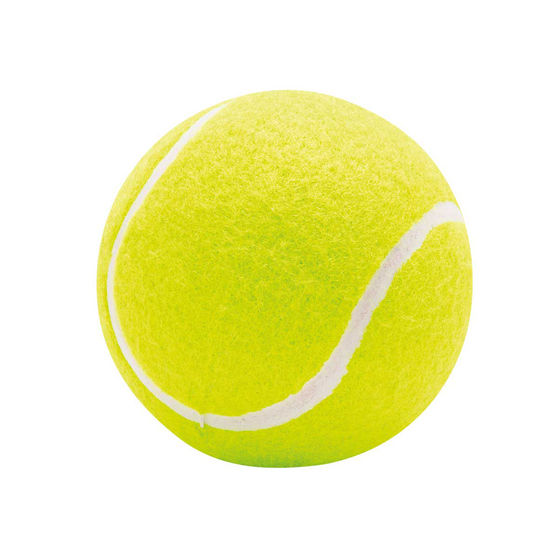
#> input picture opencv_codes/Images/tennis03.jpg, 558 x 558 px
$ python ball_detection.py
#> lines starting #> are read from the running program, lines starting #| are printed output that depends on the picture; after the words box and inside, x2 and y2 are one past the last pixel; in counts of white or black regions, pixels touching at a corner belong together; long printed decimals are rounded
#!/usr/bin/env python

import numpy as np
import cv2

def read_rgb_image(image_name, show):
    rgb_image = cv2.imread(image_name)
    if show:
        cv2.imshow("RGB Image", rgb_image)
    return rgb_image

def filter_color(rgb_image, lower_bound_color, upper_bound_color):
    #converting image to HSV format
    hsv = cv2.cvtColor(rgb_image, cv2.COLOR_BGR2HSV)
    cv2.imshow("HSV Image", hsv)

    #defining a mask using lower and upper bounds
    mask  = cv2.inRange(hsv, lower_bound_color, upper_bound_color)

    return mask

def getContours(binary_image):
    contours, hierarchy = cv2.findContours(binary_image.copy(), cv2.RETR_EXTERNAL, cv2.CHAIN_APPROX_SIMPLE)

    return contours

def draw_ball_contour(binary_image, rgb_image, contours):
    black_image = np.zeros([binary_image.shape[0], binary_image.shape[1], 3], 'uint8')

    for c in contours:
        area = cv2.contourArea(c)
        perimeter = cv2.arcLength(c, True)
        ((x, y), radius) = cv2.minEnclosingCircle(c)
        if(area>100):
            cv2.drawContours(rgb_image, [c], -1, (150, 250, 150), 1)
            cv2.drawContours(black_image, [c], -1, (150, 250, 150), 1)
            cx, cy = get_contour_center(c)
            cv2.circle(rgb_image, (cx, cy), (int)(radius), (0, 0, 255), 1)
            cv2.circle(black_image, (cx, cy), (int)(radius), (0, 0, 255), 1)
            print("Area: {}, Perimeter: {}".format(area, perimeter))
    print("Number of contours: {}".format(len(contours)))
    cv2.imshow("RGB Image contours", rgb_image)
    cv2.imshow("Black Image contours", black_image)

def get_contour_center(contour):
    M = cv2.moments(contour)
    cx = -1
    cy = -1
    if (M['m00']!=0):
        cx = int(M['m10']/M['m00'])
        cy = int(M['m01']/M['m00'])
    return cx, cy

def main():
    image_name = "Images/tennis03.jpg"

    #upper and lower bounds of yellow color
    yellowLower = (30, 50, 100)
    yellowUpper = (50, 355, 255)

    rgb_image = read_rgb_image(image_name, True)
#> in read_rgb_image, rgb_image is the input picture: shape (558, 558, 3); mean B, G, R 182.8, 242.4, 241.8
    binary_image_mask = filter_color(rgb_image, yellowLower, yellowUpper)
#> in filter_color, `hsv = cv2.cvtColor(rgb_image, cv2.COLOR_BGR2HSV)`: hsv: shape (558, 558, 3); mean H, S, V 12.3, 70.1, 243.2
#> in filter_color, `mask  = cv2.inRange(hsv, lower_bound_color, upper_bound_color)`:
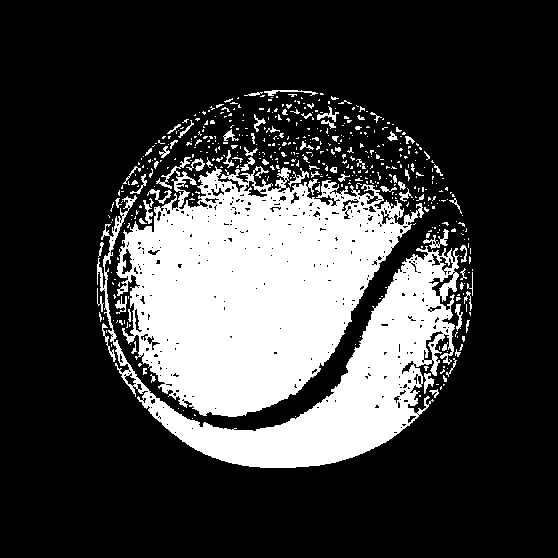
#> mask: shape (558, 558); 24.1% white; 498 white regions (417 under 20 px)
    contours = getContours(binary_image_mask)
#> in getContours, `contours, hierarchy = cv2.findContours(binary_image.copy(), cv2.RETR_E..`: contours = 498 contours, 462 with area under 20; largest, box (x1, y1, x2, y2) and area: (116, 166, 424, 417) 47228, (97, 195, 459, 468) 22327, (423, 229, 449, 249) 114, (156, 157, 191, 189) 106, (424, 373, 434, 394) 76
    draw_ball_contour(binary_image_mask, rgb_image, contours)
#> the loop in draw_ball_contour, `for c in contours:` made 498 passes
#> (area, perimeter, x, y, radius, cx, cy) on passes 85, 133, 220, 271: (113.5, 140.5, 435.5, 236.6, 13.66, 437, 240), (22327, 2520.8, 276.8, 297.4, 186.9, 338, 379), (47228.5, 2583.7, 273.8, 272.6, 162.8, 250, 286), (106.5, 178.8, 173, 170, 21.4, 173, 172)
#> (area, perimeter, x, y, radius) on passes 7, 13, 36, 48, 53, 57: (22, 37.8, 433.6, 392.4, 4.81), (76.5, 68.04, 427, 383, 10.44), (60, 106.4, 108.5, 342, 19.78), (64.5, 78.53, 458, 316.9, 13.1), (53, 95.11, 121, 304.5, 9.86), (23, 69.11, 468.5, 300.5, 9.62)
#| Area: 113.5, Perimeter: 140.468
#| Area: 22327.0, Perimeter: 2520.768
#| Area: 47228.5, Perimeter: 2583.721
#| Area: 106.5, Perimeter: 178.752
#> after the loop in draw_ball_contour, `for c in contours:`:
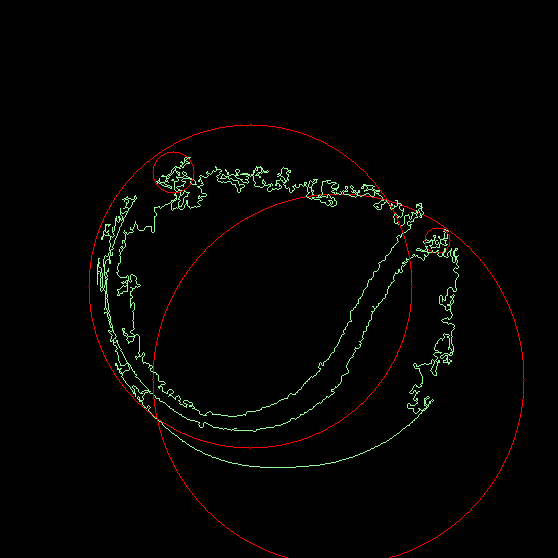
#> black_image: shape (558, 558, 3); mean B, G, R 2.1, 3.6, 3.8
#> after the loop in draw_ball_contour, `for c in contours:`:
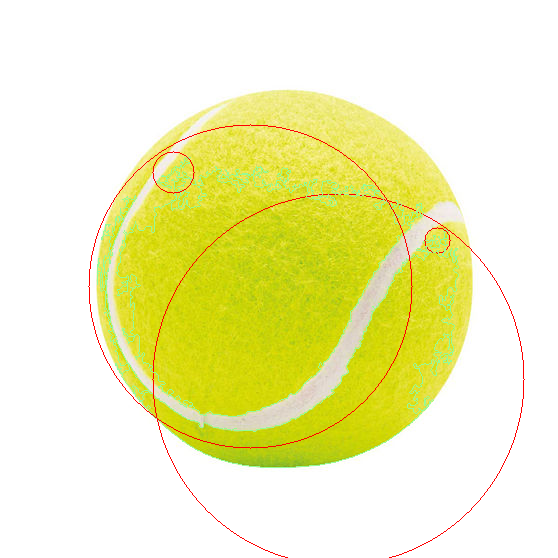
#> rgb_image: shape (558, 558, 3); 2.07% of pixels changed, all inside (x1, y1, x2, y2) = (88, 124, 525, 558)
#| Number of contours: 498

    cv2.waitKey(0)
    cv2.destroyAllWindows()

if __name__=='__main__':
    main()

$ run again, with opencv_codes/Images/tennis02.jpg copied over opencv_codes/Images/tennis03.jpg
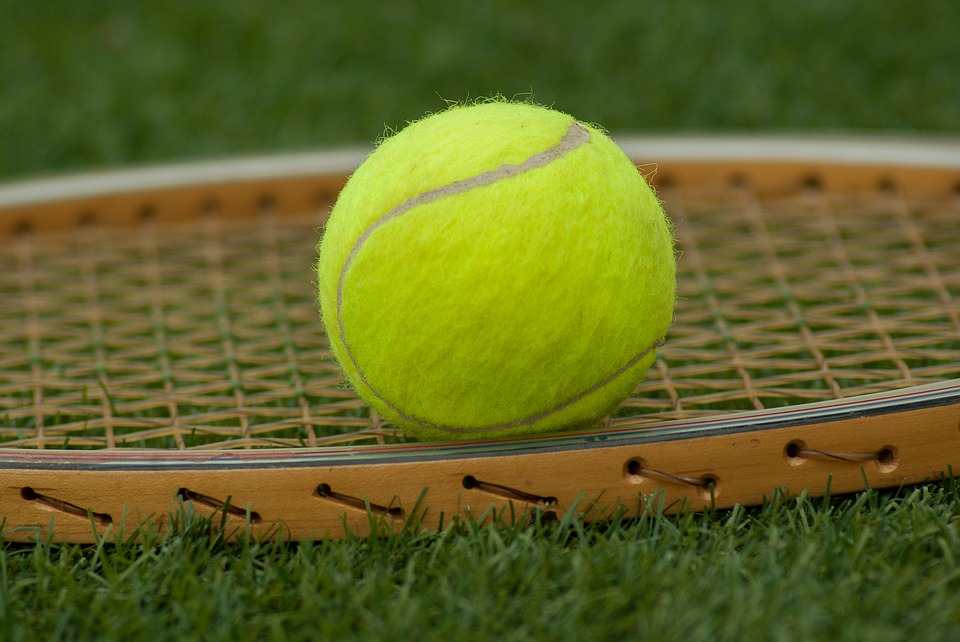
#> input picture opencv_codes/Images/tennis02.jpg, 960 x 642 px
#> in read_rgb_image, rgb_image is the input picture: shape (642, 960, 3); mean B, G, R 37.6, 100.9, 96.8
#> hsv: shape (642, 960, 3); mean H, S, V 33.5, 168.7, 109.3
#> in filter_color, `mask  = cv2.inRange(hsv, lower_bound_color, upper_bound_color)`:
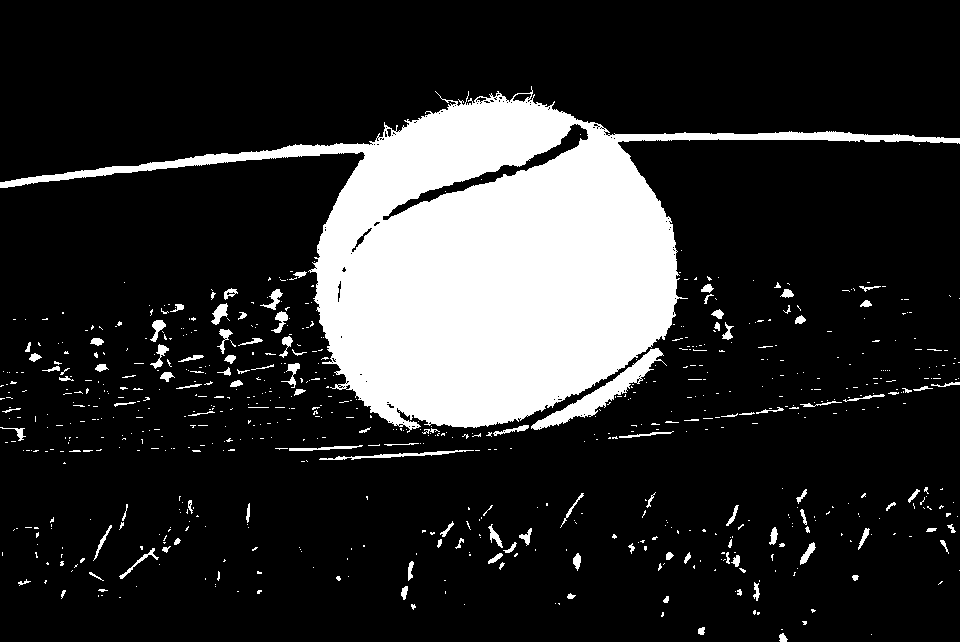
#> mask: shape (642, 960); 17.6% white; 719 white regions (604 under 20 px)
#> in getContours, `contours, hierarchy = cv2.findContours(binary_image.copy(), cv2.RETR_E..`: contours = 716 contours, 632 with area under 20; largest, box (x1, y1, x2, y2) and area: (0, 86, 960, 433) 97657, (531, 348, 667, 430) 1952, (319, 450, 474, 460) 249, (211, 303, 228, 325) 166, (150, 320, 166, 342) 130
#> the loop in draw_ball_contour, `for c in contours:` made 716 passes
#> (area, perimeter, x, y, radius, cx, cy) on passes 87, 98, 221, 244, 548, 582, 592, 643: (105, 119.2, 137, 563, 22.67, 138, 562), (115.5, 60.53, 806.5, 553, 12.78, 807, 553), (249, 329.9, 396, 454.5, 77.13, 396, 454), (120, 152.1, 325.5, 447.5, 36.59, 322, 447), (107.5, 99.36, 292, 374.3, 12.84, 292, 371), (1952.5, 459.1, 596.5, 390.5, 75.48, 601, 392), (117, 85.25, 158.9, 356.3, 12.32, 159, 355), (130.5, 65.36, 157.1, 330.3, 11.43, 157, 327)
#> (printed output is left out)
#> after the loop in draw_ball_contour, `for c in contours:`:
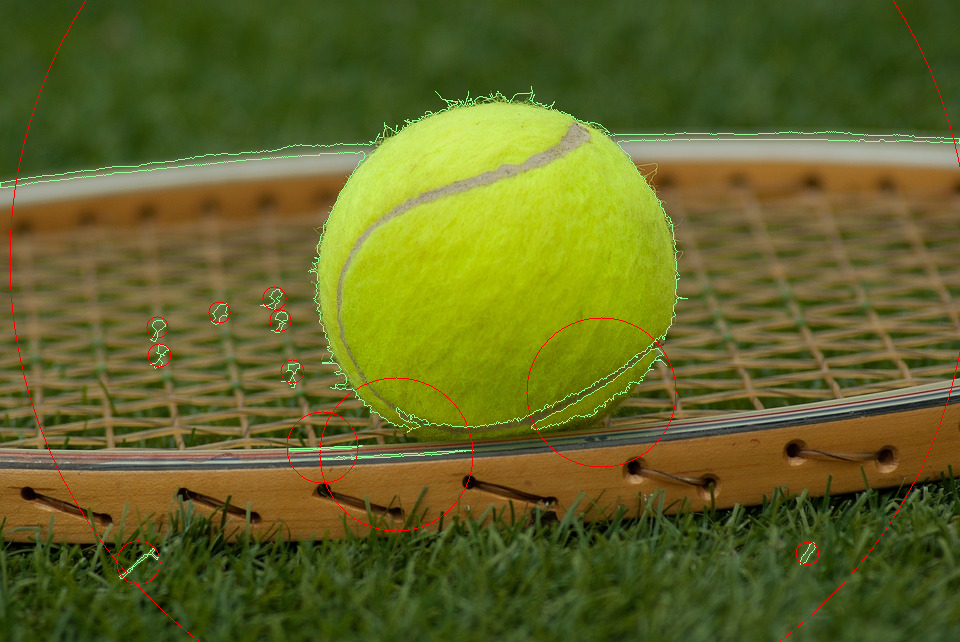
#> rgb_image: shape (642, 960, 3); 1.13% of pixels changed, all inside (x1, y1, x2, y2) = (0, 0, 960, 642)
#| Number of contours: 716
